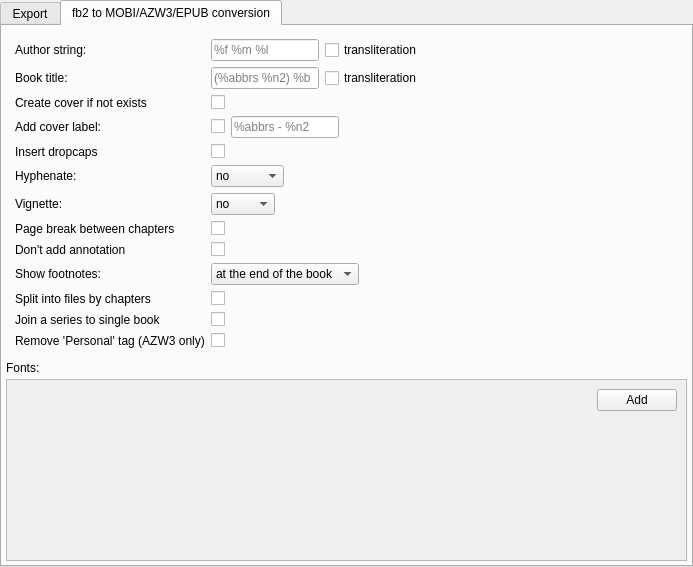
<?xml version="1.0" encoding="UTF-8"?>
<ui version="4.0">
 <class>ExportFrame</class>
 <widget class="QFrame" name="ExportFrame">
  <property name="geometry">
   <rect>
    <x>0</x>
    <y>0</y>
    <width>693</width>
    <height>567</height>
   </rect>
  </property>
  <property name="windowTitle">
   <string notr="true">Frame</string>
  </property>
  <property name="frameShape">
   <enum>QFrame::NoFrame</enum>
  </property>
  <property name="frameShadow">
   <enum>QFrame::Raised</enum>
  </property>
  <layout class="QVBoxLayout" name="verticalLayout_8">
   <property name="spacing">
    <number>8</number>
   </property>
   <property name="leftMargin">
    <number>0</number>
   </property>
   <property name="topMargin">
    <number>0</number>
   </property>
   <property name="rightMargin">
    <number>0</number>
   </property>
   <property name="bottomMargin">
    <number>0</number>
   </property>
   <item>
    <widget class="QTabWidget" name="tabWidget">
     <property name="currentIndex">
      <number>1</number>
     </property>
     <widget class="QWidget" name="tab">
      <attribute name="title">
       <string>Export</string>
      </attribute>
      <layout class="QVBoxLayout" name="verticalLayout_4">
       <property name="leftMargin">
        <number>5</number>
       </property>
       <property name="topMargin">
        <number>5</number>
       </property>
       <property name="rightMargin">
        <number>5</number>
       </property>
       <property name="bottomMargin">
        <number>5</number>
       </property>
       <item>
        <widget class="QGroupBox" name="groupBox_3">
         <property name="title">
          <string>Export parameters</string>
         </property>
         <layout class="QFormLayout" name="formLayout_2">
          <property name="fieldGrowthPolicy">
           <enum>QFormLayout::FieldsStayAtSizeHint</enum>
          </property>
          <property name="formAlignment">
           <set>Qt::AlignLeading|Qt::AlignLeft|Qt::AlignTop</set>
          </property>
          <item row="0" column="0">
           <widget class="QLabel" name="label_12">
            <property name="text">
             <string>Convert to:</string>
            </property>
           </widget>
          </item>
          <item row="0" column="1">
           <widget class="QComboBox" name="OutputFormat">
            <item>
             <property name="text">
              <string notr="true">-</string>
             </property>
            </item>
            <item>
             <property name="text">
              <string notr="true">MOBI</string>
             </property>
            </item>
            <item>
             <property name="text">
              <string notr="true">EPUB</string>
             </property>
            </item>
            <item>
             <property name="text">
              <string notr="true">AZW3</string>
             </property>
            </item>
           </widget>
          </item>
          <item row="1" column="0">
           <widget class="QLabel" name="label_10">
            <property name="text">
             <string>After export</string>
            </property>
           </widget>
          </item>
          <item row="1" column="1">
           <widget class="QComboBox" name="CurrentTools">
            <property name="sizePolicy">
             <sizepolicy hsizetype="MinimumExpanding" vsizetype="Fixed">
              <horstretch>0</horstretch>
              <verstretch>0</verstretch>
             </sizepolicy>
            </property>
            <item>
             <property name="text">
              <string>nothing</string>
             </property>
            </item>
           </widget>
          </item>
         </layout>
        </widget>
       </item>
       <item>
        <layout class="QHBoxLayout" name="horizontalLayout_5">
         <item>
          <widget class="QRadioButton" name="radioDevice">
           <property name="text">
            <string>Send to device</string>
           </property>
           <property name="checked">
            <bool>true</bool>
           </property>
          </widget>
         </item>
         <item>
          <widget class="QRadioButton" name="radioEmail">
           <property name="text">
            <string>Send to e-mail</string>
           </property>
          </widget>
         </item>
         <item>
          <spacer name="horizontalSpacer">
           <property name="orientation">
            <enum>Qt::Horizontal</enum>
           </property>
           <property name="sizeHint" stdset="0">
            <size>
             <width>40</width>
             <height>20</height>
            </size>
           </property>
          </spacer>
         </item>
        </layout>
       </item>
       <item>
        <widget class="QStackedWidget" name="stackedWidget">
         <property name="currentIndex">
          <number>0</number>
         </property>
         <widget class="QWidget" name="page_3">
          <layout class="QVBoxLayout" name="verticalLayout_3">
           <property name="spacing">
            <number>-1</number>
           </property>
           <property name="leftMargin">
            <number>0</number>
           </property>
           <property name="topMargin">
            <number>0</number>
           </property>
           <property name="rightMargin">
            <number>0</number>
           </property>
           <property name="bottomMargin">
            <number>0</number>
           </property>
           <item>
            <widget class="QGroupBox" name="groupBox_2">
             <property name="title">
              <string/>
             </property>
             <layout class="QVBoxLayout" name="verticalLayout_6">
              <item>
               <layout class="QFormLayout" name="formLayout_4">
                <property name="fieldGrowthPolicy">
                 <enum>QFormLayout::ExpandingFieldsGrow</enum>
                </property>
                <property name="formAlignment">
                 <set>Qt::AlignLeading|Qt::AlignLeft|Qt::AlignTop</set>
                </property>
                <item row="0" column="0">
                 <widget class="QLabel" name="label_26">
                  <property name="text">
                   <string>Ask path before export</string>
                  </property>
                 </widget>
                </item>
                <item row="0" column="1">
                 <widget class="QCheckBox" name="askPath">
                  <property name="text">
                   <string notr="true"/>
                  </property>
                 </widget>
                </item>
                <item row="1" column="0">
                 <widget class="QLabel" name="label_6">
                  <property name="text">
                   <string>Path:</string>
                  </property>
                 </widget>
                </item>
                <item row="1" column="1">
                 <widget class="QLineEdit" name="Path"/>
                </item>
                <item row="2" column="0">
                 <widget class="QLabel" name="label_7">
                  <property name="text">
                   <string>File name</string>
                  </property>
                 </widget>
                </item>
                <item row="2" column="1">
                 <layout class="QHBoxLayout" name="horizontalLayout_9">
                  <property name="spacing">
                   <number>-1</number>
                  </property>
                  <item>
                   <widget class="QLineEdit" name="ExportFileName">
                    <property name="placeholderText">
                     <string notr="true">%a/%s/%n3%b</string>
                    </property>
                   </widget>
                  </item>
                  <item>
                   <widget class="QCheckBox" name="transliteration">
                    <property name="text">
                     <string>transliteration</string>
                    </property>
                   </widget>
                  </item>
                 </layout>
                </item>
               </layout>
              </item>
             </layout>
            </widget>
           </item>
           <item>
            <spacer name="verticalSpacer">
             <property name="orientation">
              <enum>Qt::Vertical</enum>
             </property>
             <property name="sizeHint" stdset="0">
              <size>
               <width>20</width>
               <height>40</height>
              </size>
             </property>
            </spacer>
           </item>
          </layout>
         </widget>
         <widget class="QWidget" name="page_4">
          <layout class="QVBoxLayout" name="verticalLayout_2">
           <property name="leftMargin">
            <number>0</number>
           </property>
           <property name="topMargin">
            <number>0</number>
           </property>
           <property name="rightMargin">
            <number>0</number>
           </property>
           <property name="bottomMargin">
            <number>0</number>
           </property>
           <item>
            <widget class="QGroupBox" name="groupBox">
             <property name="title">
              <string/>
             </property>
             <layout class="QVBoxLayout" name="verticalLayout_5">
              <item>
               <layout class="QFormLayout" name="formLayout">
                <property name="fieldGrowthPolicy">
                 <enum>QFormLayout::ExpandingFieldsGrow</enum>
                </property>
                <item row="0" column="0">
                 <widget class="QLabel" name="label_16">
                  <property name="text">
                   <string>From:</string>
                  </property>
                 </widget>
                </item>
                <item row="0" column="1">
                 <widget class="QLineEdit" name="from_email">
                  <property name="placeholderText">
                   <string>e-mail</string>
                  </property>
                 </widget>
                </item>
                <item row="1" column="0">
                 <widget class="QLabel" name="label">
                  <property name="text">
                   <string>To:</string>
                  </property>
                 </widget>
                </item>
                <item row="1" column="1">
                 <widget class="QLineEdit" name="Email">
                  <property name="placeholderText">
                   <string>e-mail</string>
                  </property>
                 </widget>
                </item>
                <item row="2" column="0">
                 <widget class="QLabel" name="label_20">
                  <property name="text">
                   <string>Subject:</string>
                  </property>
                 </widget>
                </item>
                <item row="2" column="1">
                 <widget class="QLineEdit" name="mail_subject">
                  <property name="text">
                   <string/>
                  </property>
                  <property name="placeholderText">
                   <string notr="true">freeLib</string>
                  </property>
                 </widget>
                </item>
                <item row="3" column="0">
                 <widget class="QLabel" name="label_2">
                  <property name="text">
                   <string>Server:</string>
                  </property>
                 </widget>
                </item>
                <item row="3" column="1">
                 <layout class="QHBoxLayout" name="horizontalLayout" stretch="0,3">
                  <item>
                   <widget class="QLineEdit" name="Server">
                    <property name="placeholderText">
                     <string>server address</string>
                    </property>
                   </widget>
                  </item>
                  <item>
                   <layout class="QHBoxLayout" name="horizontalLayout_3">
                    <item>
                     <widget class="QLabel" name="label_11">
                      <property name="text">
                       <string>Type:</string>
                      </property>
                     </widget>
                    </item>
                    <item>
                     <widget class="QComboBox" name="ConnectionType">
                      <item>
                       <property name="text">
                        <string notr="true">Tcp</string>
                       </property>
                      </item>
                      <item>
                       <property name="text">
                        <string notr="true">Ssl</string>
                       </property>
                      </item>
                      <item>
                       <property name="text">
                        <string notr="true">Tsl</string>
                       </property>
                      </item>
                     </widget>
                    </item>
                    <item>
                     <widget class="QLabel" name="label_4">
                      <property name="text">
                       <string>Port:</string>
                      </property>
                      <property name="alignment">
                       <set>Qt::AlignRight|Qt::AlignTrailing|Qt::AlignVCenter</set>
                      </property>
                     </widget>
                    </item>
                    <item>
                     <widget class="QLineEdit" name="Port">
                      <property name="placeholderText">
                       <string>port</string>
                      </property>
                     </widget>
                    </item>
                   </layout>
                  </item>
                 </layout>
                </item>
                <item row="4" column="0">
                 <widget class="QLabel" name="label_3">
                  <property name="text">
                   <string>User:</string>
                  </property>
                 </widget>
                </item>
                <item row="4" column="1">
                 <layout class="QHBoxLayout" name="horizontalLayout_2" stretch="2,3">
                  <item>
                   <widget class="QLineEdit" name="User">
                    <property name="placeholderText">
                     <string>user name</string>
                    </property>
                   </widget>
                  </item>
                  <item>
                   <layout class="QHBoxLayout" name="horizontalLayout_6">
                    <item>
                     <widget class="QLabel" name="label_5">
                      <property name="text">
                       <string>Password:</string>
                      </property>
                      <property name="alignment">
                       <set>Qt::AlignRight|Qt::AlignTrailing|Qt::AlignVCenter</set>
                      </property>
                     </widget>
                    </item>
                    <item>
                     <widget class="QLineEdit" name="Password">
                      <property name="echoMode">
                       <enum>QLineEdit::Password</enum>
                      </property>
                      <property name="placeholderText">
                       <string>password</string>
                      </property>
                     </widget>
                    </item>
                   </layout>
                  </item>
                 </layout>
                </item>
                <item row="5" column="0">
                 <widget class="QLabel" name="label_9">
                  <property name="text">
                   <string>Pause:</string>
                  </property>
                 </widget>
                </item>
                <item row="5" column="1">
                 <widget class="QSpinBox" name="PauseMail"/>
                </item>
               </layout>
              </item>
             </layout>
            </widget>
           </item>
           <item>
            <spacer name="verticalSpacer_4">
             <property name="orientation">
              <enum>Qt::Vertical</enum>
             </property>
             <property name="sizeHint" stdset="0">
              <size>
               <width>20</width>
               <height>40</height>
              </size>
             </property>
            </spacer>
           </item>
          </layout>
         </widget>
        </widget>
       </item>
      </layout>
     </widget>
     <widget class="QWidget" name="tabFormat">
      <attribute name="title">
       <string>fb2 to MOBI/AZW3/EPUB conversion</string>
      </attribute>
      <layout class="QVBoxLayout" name="verticalLayout">
       <property name="spacing">
        <number>4</number>
       </property>
       <property name="leftMargin">
        <number>4</number>
       </property>
       <property name="topMargin">
        <number>4</number>
       </property>
       <property name="rightMargin">
        <number>4</number>
       </property>
       <property name="bottomMargin">
        <number>4</number>
       </property>
       <item>
        <widget class="QFrame" name="frame">
         <property name="frameShape">
          <enum>QFrame::NoFrame</enum>
         </property>
         <property name="frameShadow">
          <enum>QFrame::Raised</enum>
         </property>
         <layout class="QFormLayout" name="formLayout_3">
          <property name="fieldGrowthPolicy">
           <enum>QFormLayout::FieldsStayAtSizeHint</enum>
          </property>
          <property name="formAlignment">
           <set>Qt::AlignLeading|Qt::AlignLeft|Qt::AlignTop</set>
          </property>
          <item row="0" column="0">
           <widget class="QLabel" name="label_13">
            <property name="text">
             <string>Author string:</string>
            </property>
           </widget>
          </item>
          <item row="0" column="1">
           <layout class="QHBoxLayout" name="horizontalLayout_4">
            <item>
             <widget class="QLineEdit" name="authorstring">
              <property name="placeholderText">
               <string notr="true">%f %m %l</string>
              </property>
             </widget>
            </item>
            <item>
             <widget class="QCheckBox" name="authorTranslit">
              <property name="text">
               <string>transliteration</string>
              </property>
             </widget>
            </item>
           </layout>
          </item>
          <item row="1" column="0">
           <widget class="QLabel" name="Label22">
            <property name="text">
             <string>Book title:</string>
            </property>
           </widget>
          </item>
          <item row="1" column="1">
           <layout class="QHBoxLayout" name="horizontalLayout_7">
            <item>
             <widget class="QLineEdit" name="seriastring">
              <property name="placeholderText">
               <string notr="true">(%abbrs %n2) %b</string>
              </property>
             </widget>
            </item>
            <item>
             <widget class="QCheckBox" name="seriaTranslit">
              <property name="text">
               <string>transliteration</string>
              </property>
             </widget>
            </item>
           </layout>
          </item>
          <item row="2" column="0">
           <widget class="QLabel" name="label_21">
            <property name="text">
             <string>Create cover if not exists</string>
            </property>
           </widget>
          </item>
          <item row="2" column="1">
           <layout class="QHBoxLayout" name="horizontalLayout_11">
            <item>
             <widget class="QCheckBox" name="createCover">
              <property name="text">
               <string/>
              </property>
             </widget>
            </item>
           </layout>
          </item>
          <item row="3" column="0">
           <widget class="QLabel" name="label_17">
            <property name="text">
             <string>Add cover label:</string>
            </property>
           </widget>
          </item>
          <item row="3" column="1">
           <layout class="QHBoxLayout" name="horizontalLayout_10">
            <property name="spacing">
             <number>-1</number>
            </property>
            <item>
             <widget class="QCheckBox" name="addCoverLabel">
              <property name="text">
               <string/>
              </property>
             </widget>
            </item>
            <item>
             <widget class="QLineEdit" name="coverLabel">
              <property name="placeholderText">
               <string notr="true">%abbrs - %n2</string>
              </property>
             </widget>
            </item>
           </layout>
          </item>
          <item row="4" column="0">
           <widget class="QLabel" name="label_14">
            <property name="text">
             <string>Insert dropcaps</string>
            </property>
           </widget>
          </item>
          <item row="4" column="1">
           <layout class="QHBoxLayout" name="horizontalLayout_12">
            <item>
             <widget class="QCheckBox" name="dropcaps">
              <property name="text">
               <string/>
              </property>
             </widget>
            </item>
           </layout>
          </item>
          <item row="5" column="0">
           <widget class="QLabel" name="label_15">
            <property name="text">
             <string>Hyphenate:</string>
            </property>
           </widget>
          </item>
          <item row="5" column="1">
           <layout class="QHBoxLayout" name="horizontalLayout_18">
            <item>
             <widget class="QComboBox" name="hyphenate">
              <item>
               <property name="text">
                <string>no</string>
               </property>
              </item>
              <item>
               <property name="text">
                <string>soft</string>
               </property>
              </item>
              <item>
               <property name="text">
                <string>children</string>
               </property>
              </item>
             </widget>
            </item>
           </layout>
          </item>
          <item row="6" column="0">
           <widget class="QLabel" name="label_18">
            <property name="text">
             <string>Vignette:</string>
            </property>
           </widget>
          </item>
          <item row="7" column="0">
           <widget class="QLabel" name="Page">
            <property name="text">
             <string>Page break between chapters</string>
            </property>
           </widget>
          </item>
          <item row="7" column="1">
           <layout class="QHBoxLayout" name="horizontalLayout_13">
            <item>
             <widget class="QCheckBox" name="break_after_cupture">
              <property name="text">
               <string/>
              </property>
             </widget>
            </item>
           </layout>
          </item>
          <item row="8" column="0">
           <widget class="QLabel" name="label_25">
            <property name="text">
             <string>Don't add annotation</string>
            </property>
           </widget>
          </item>
          <item row="8" column="1">
           <layout class="QHBoxLayout" name="horizontalLayout_14">
            <item>
             <widget class="QCheckBox" name="annotation">
              <property name="text">
               <string notr="true"/>
              </property>
             </widget>
            </item>
           </layout>
          </item>
          <item row="9" column="0">
           <widget class="QLabel" name="label_27">
            <property name="text">
             <string>Show footnotes:</string>
            </property>
           </widget>
          </item>
          <item row="9" column="1">
           <widget class="QComboBox" name="footnotes">
            <item>
             <property name="text">
              <string>at the end of the book</string>
             </property>
            </item>
            <item>
             <property name="text">
              <string>in text</string>
             </property>
            </item>
            <item>
             <property name="text">
              <string>after paragraph</string>
             </property>
            </item>
           </widget>
          </item>
          <item row="10" column="0">
           <widget class="QLabel" name="label_29">
            <property name="text">
             <string>Split into files by chapters</string>
            </property>
           </widget>
          </item>
          <item row="10" column="1">
           <layout class="QHBoxLayout" name="horizontalLayout_15">
            <item>
             <widget class="QCheckBox" name="split_file">
              <property name="text">
               <string/>
              </property>
             </widget>
            </item>
           </layout>
          </item>
          <item row="11" column="0">
           <widget class="QLabel" name="label_19">
            <property name="text">
             <string>Join a series to single book</string>
            </property>
           </widget>
          </item>
          <item row="11" column="1">
           <layout class="QHBoxLayout" name="horizontalLayout_16">
            <item>
             <widget class="QCheckBox" name="join_series">
              <property name="text">
               <string/>
              </property>
             </widget>
            </item>
           </layout>
          </item>
          <item row="12" column="0">
           <widget class="QLabel" name="label_8">
            <property name="text">
             <string>Remove 'Personal' tag (AZW3 only)</string>
            </property>
           </widget>
          </item>
          <item row="12" column="1">
           <layout class="QHBoxLayout" name="horizontalLayout_17">
            <item>
             <widget class="QCheckBox" name="removePersonal">
              <property name="text">
               <string/>
              </property>
             </widget>
            </item>
           </layout>
          </item>
          <item row="6" column="1">
           <layout class="QHBoxLayout" name="horizontalLayout_19">
            <item>
             <widget class="QComboBox" name="Vignette">
              <item>
               <property name="text">
                <string>no</string>
               </property>
              </item>
              <item>
               <property name="text">
                <string>image</string>
               </property>
              </item>
              <item>
               <property name="text">
                <string>text</string>
               </property>
              </item>
             </widget>
            </item>
           </layout>
          </item>
         </layout>
        </widget>
       </item>
       <item>
        <widget class="QLabel" name="label_28">
         <property name="text">
          <string>Fonts:</string>
         </property>
        </widget>
       </item>
       <item>
        <widget class="QScrollArea" name="scrollArea">
         <property name="widgetResizable">
          <bool>true</bool>
         </property>
         <property name="alignment">
          <set>Qt::AlignLeading|Qt::AlignLeft|Qt::AlignTop</set>
         </property>
         <widget class="QWidget" name="scrollAreaWidgetContents">
          <property name="geometry">
           <rect>
            <x>0</x>
            <y>0</y>
            <width>677</width>
            <height>78</height>
           </rect>
          </property>
          <layout class="QVBoxLayout" name="fontLayout">
           <property name="spacing">
            <number>4</number>
           </property>
           <item>
            <layout class="QHBoxLayout" name="horizontalLayout_8">
             <item>
              <spacer name="horizontalSpacer_3">
               <property name="orientation">
                <enum>Qt::Horizontal</enum>
               </property>
               <property name="sizeHint" stdset="0">
                <size>
                 <width>40</width>
                 <height>20</height>
                </size>
               </property>
              </spacer>
             </item>
             <item>
              <widget class="QPushButton" name="AddFont">
               <property name="text">
                <string>Add</string>
               </property>
              </widget>
             </item>
            </layout>
           </item>
           <item>
            <spacer name="verticalSpacer_2">
             <property name="orientation">
              <enum>Qt::Vertical</enum>
             </property>
             <property name="sizeHint" stdset="0">
              <size>
               <width>20</width>
               <height>160</height>
              </size>
             </property>
            </spacer>
           </item>
          </layout>
         </widget>
        </widget>
       </item>
      </layout>
     </widget>
    </widget>
   </item>
  </layout>
 </widget>
 <tabstops>
  <tabstop>OutputFormat</tabstop>
  <tabstop>CurrentTools</tabstop>
  <tabstop>radioDevice</tabstop>
  <tabstop>radioEmail</tabstop>
  <tabstop>askPath</tabstop>
  <tabstop>Path</tabstop>
  <tabstop>ExportFileName</tabstop>
  <tabstop>transliteration</tabstop>
  <tabstop>from_email</tabstop>
  <tabstop>Email</tabstop>
  <tabstop>mail_subject</tabstop>
  <tabstop>Server</tabstop>
  <tabstop>ConnectionType</tabstop>
  <tabstop>Port</tabstop>
  <tabstop>User</tabstop>
  <tabstop>Password</tabstop>
  <tabstop>PauseMail</tabstop>
  <tabstop>footnotes</tabstop>
  <tabstop>scrollArea</tabstop>
  <tabstop>AddFont</tabstop>
  <tabstop>tabWidget</tabstop>
 </tabstops>
 <resources/>
 <connections/>
</ui>
